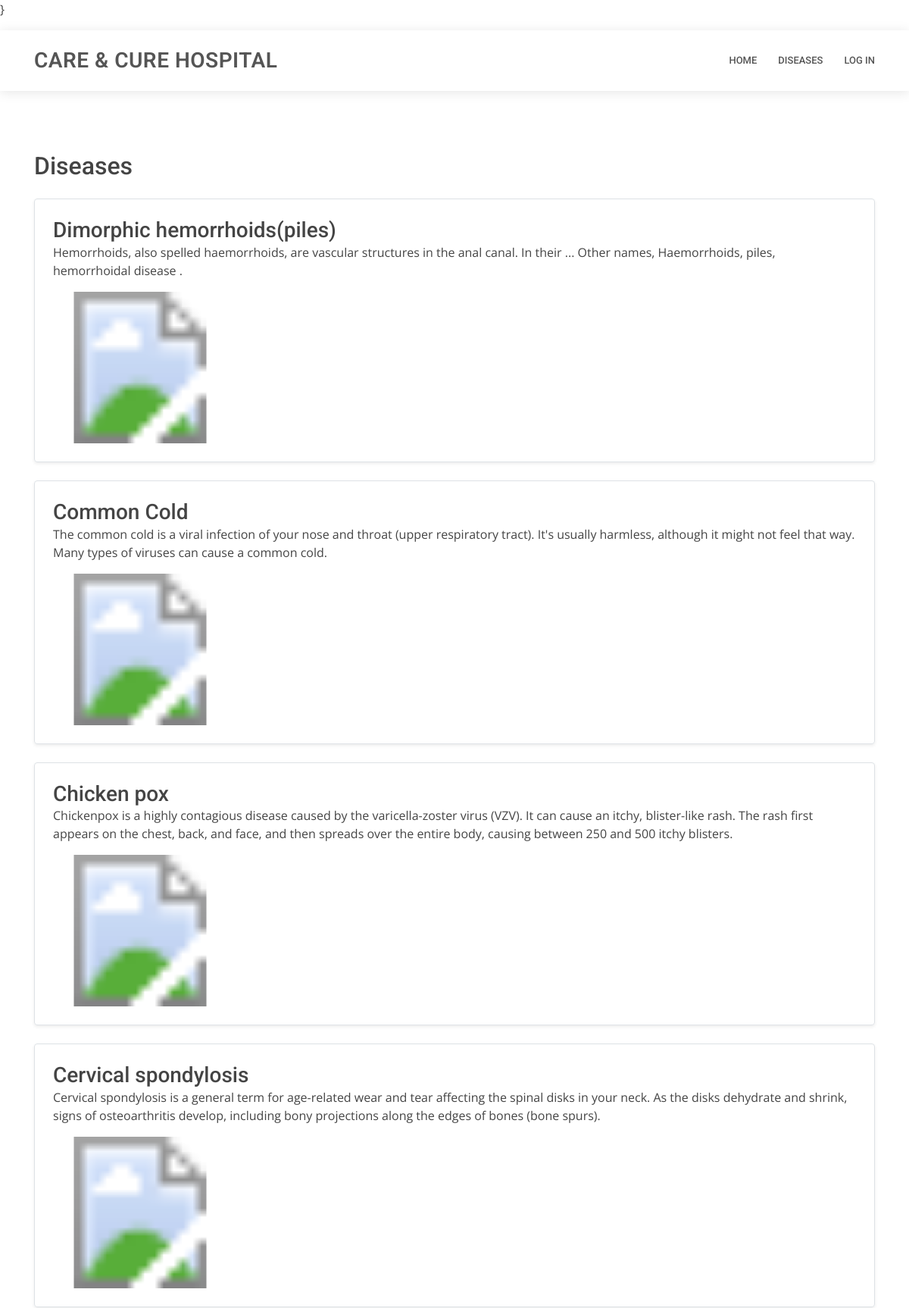
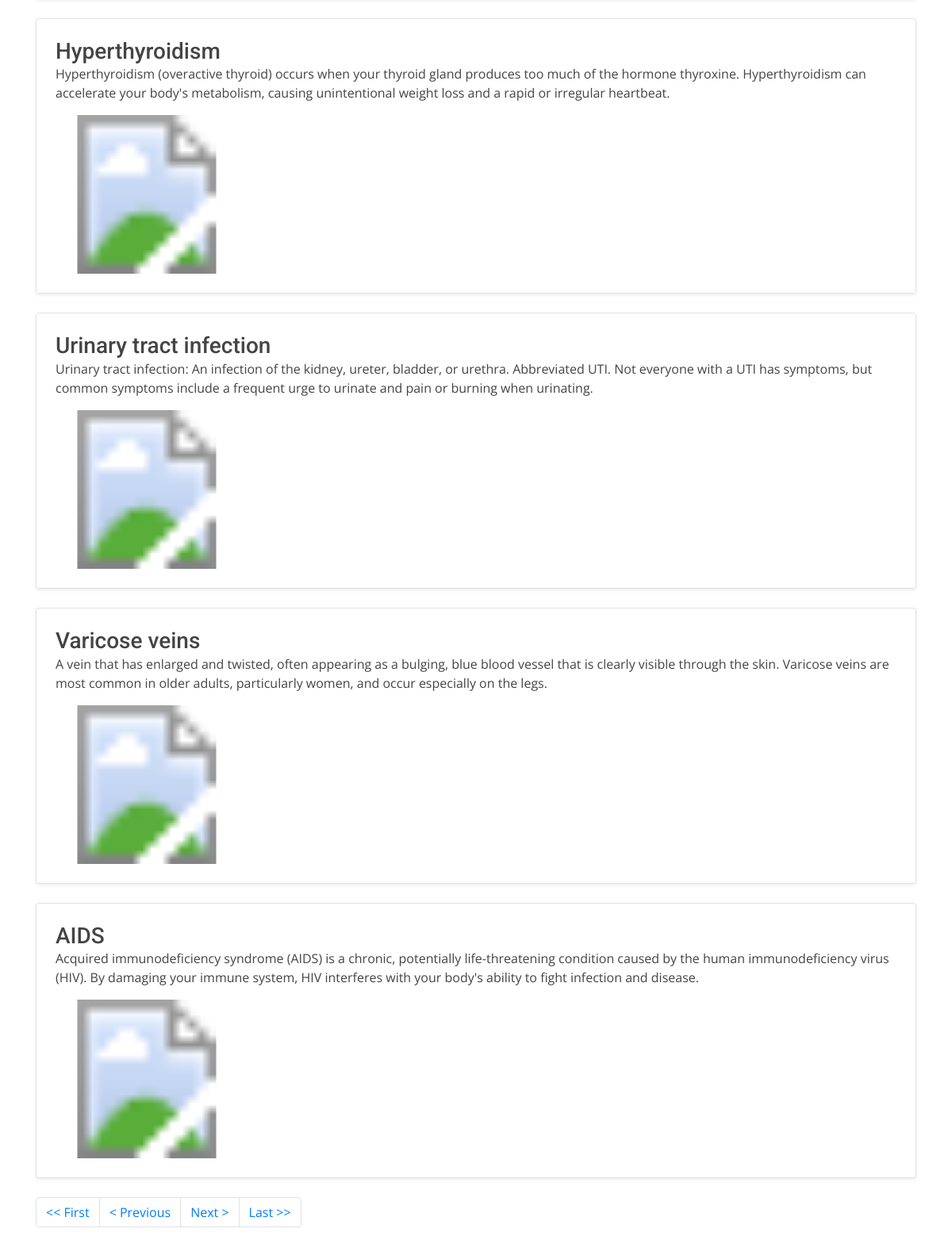
/disease/?page=3, run on the app's committed database (2 pictures, top to bottom).
### health_app/models.py (models this page shows, shortened)
class disease(models.Model):
    Disease=models.CharField(max_length=100)
    lines=models.CharField(max_length=100)
    image=models.URLField()
    pre_one=models.CharField(max_length=250)
    pre_two=models.CharField(max_length=250)
    pre_three=models.CharField(max_length=250)
    pre_four=models.CharField(max_length=250)
    detail=models.CharField(max_length=2000)

### health_app/views.py (the view)
# urls.py: path('disease/',views.dise,name='disease'),
def dise(request):
    all_Disease=disease.objects.all()
    paginator=Paginator(all_Disease,8)
    page=request.GET.get('page')
    try:
        all_Disease=paginator.page(page)
    except PageNotAnInteger:
        all_Disease=paginator.page(1)
    except EmptyPage:
        all_Disease=paginator.page(page.num_pages)
    context_dict={'all_Disease':all_Disease,'page':page}
    return render(request,'disease.html',context=context_dict)

### templates/disease.html (shortened to what this page needs)
<!DOCTYPE html>
<html lang="en">
<head>
{%load static%}
        <link href="{% static 'assets/vendor/bootstrap/css/bootstrap.min.css' %}" rel="stylesheet">
        <link href="{% static 'assets/vendor/icofont/icofont.min.css' %}" rel="stylesheet">
        <link href="{% static 'assets/vendor/boxicons/css/boxicons.min.css' %}" rel="stylesheet">
        <link href="{% static 'assets/vendor/animate.css/animate.min.css' %}" rel="stylesheet">
        <link href="{% static 'assets/vendor/owl.carousel/assets/owl.carousel.min.css' %}" rel="stylesheet">
        <link href="{% static 'assets/vendor/venobox/venobox.css' %}" rel="stylesheet">
        <link href="{% static 'assets/vendor/aos/aos.css' %}" rel="stylesheet">
        <link href="{% static 'assets/css/style.css' %}" rel="stylesheet">
      </head>
<body>
<div class="container my-3">
    <h2 style="padding-top: 5em;,padding-right: 4rem;">Diseases</h2>
    {% for items in all_Disease %}
    <div class="row no-gutters border rounded overflow-hidden flex-md-row mb-4 shadow-sm h-md-250 my-4 position-relative">
        <div class="col p-4 d-flex flex-column position-static">
            <h3 id="he" class="mb-0">{{items.Disease}}</h3>
            <p class="card-text mb-auto">{{items.lines}}</p>
         <div class="col-auto d-none d-lg-block">
            <svg width="200" height="200"
            xmlns="http://www.w3.org/2000/svg">
            <image href="{{items.image}}" height="200" width="200"/>
          </svg>
        </div>
        </div>
       </div>
        {%endfor%}
    </div>
{% include "header.html" %}
{% include 'paginator.html' with page=all_Disease %}
</body>
</html>

### static/assets/css/style.css (style rules this page uses)
body { font-family: "Open Sans", sans-serif; color: #444444; }
h1, h2, h3, h4, h5, h6 { font-family: "Roboto", sans-serif; }

### data on the page
disease: Disease "Dimorphic hemorrhoids(piles)", lines "Hemorrhoids, also spelled haemorrhoids, are vascular structures in the anal canal. In their ... Other names, Haemorrhoids, piles, hemorrhoidal disease ."
disease: Disease "Common Cold", lines "The common cold is a viral infection of your nose and throat (upper respiratory tract). It's usually harmless, although it might not feel that way. Many types of viruses can cause a common cold."
disease: Disease "Chicken pox", lines "Chickenpox is a highly contagious disease caused by the varicella-zoster virus (VZV). It can cause an itchy, blister-like rash. The rash first appears on the chest, back, and face, and then spreads over the entire body, causing between 250 and 500 itchy blisters."
disease: Disease "Cervical spondylosis", lines "Cervical spondylosis is a general term for age-related wear and tear affecting the spinal disks in your neck. As the disks dehydrate and shrink, signs of osteoarthritis develop, including bony projections along the edges of bones (bone spurs)."
disease: Disease "Hyperthyroidism", lines "Hyperthyroidism (overactive thyroid) occurs when your thyroid gland produces too much of the hormone thyroxine. Hyperthyroidism can accelerate your body's metabolism, causing unintentional weight loss and a rapid or irregular heartbeat."
disease: Disease "Urinary tract infection", lines "Urinary tract infection: An infection of the kidney, ureter, bladder, or urethra. Abbreviated UTI. Not everyone with a UTI has symptoms, but common symptoms include a frequent urge to urinate and pain or burning when urinating."
disease: Disease "Varicose veins", lines "A vein that has enlarged and twisted, often appearing as a bulging, blue blood vessel that is clearly visible through the skin. Varicose veins are most common in older adults, particularly women, and occur especially on the legs."
disease: Disease "AIDS", lines "Acquired immunodeficiency syndrome (AIDS) is a chronic, potentially life-threatening condition caused by the human immunodeficiency virus (HIV). By damaging your immune system, HIV interferes with your body's ability to fight infection and disease."
